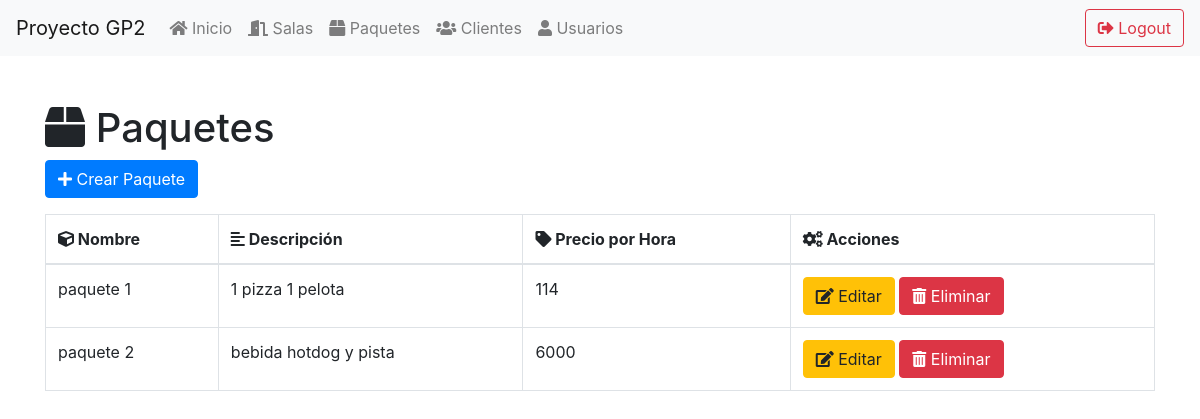
Page /index.php/paquetes on the earlier database version.
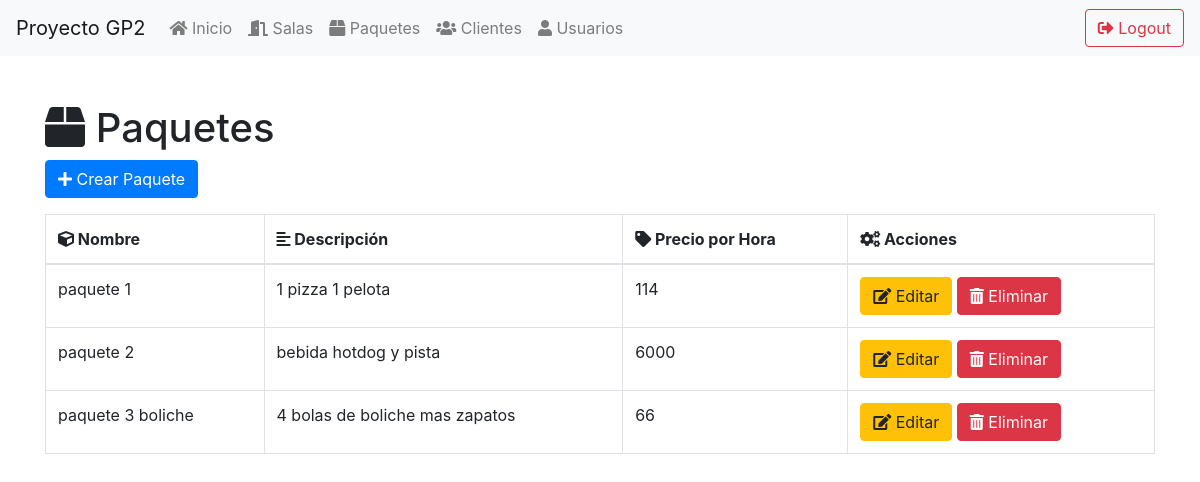
Same page on the later database version.
### tables this page shows
CREATE TABLE paquetes (
    id INTEGER PRIMARY KEY AUTOINCREMENT,
    nombre TEXT NOT NULL,
    descripcion TEXT,
    precio_por_hora REAL
);

### application/controllers/Paquetes.php (called while the page is built, shortened)
<?php
class Paquetes extends CI_Controller {
    public function __construct()
    {
        $this->load->model('Paquetes_model');
        $this->load->library('form_validation');
    }
    public function index()
    {
        $data['paquetes'] = $this->Paquetes_model->get_all_paquetes();
        $this->load->view('paquetes/index', $data);
    }
}

### index.php (called while the page is built, shortened)
<?php
require_once BASEPATH.'core/CodeIgniter.php';

### application/models/Paquetes_model.php (called while the page is built, shortened)
<?php
class Paquetes_model extends CI_Model {
    public function get_all_paquetes()
    {
        $query = $this->db->get('paquetes');
        return $query->result_array();
    }
}

### application/views/paquetes/index.php (the view, shortened to what this page needs)
<!DOCTYPE html>
<html lang="es">
<head>
    <link rel="stylesheet" href="https://stackpath.bootstrapcdn.com/bootstrap/4.5.2/css/bootstrap.min.css">
    <link rel="stylesheet" href="https://cdnjs.cloudflare.com/ajax/libs/font-awesome/5.15.3/css/all.min.css">
</head>
<body>
    <div class="container">
        <h1 class="mt-5"><i class="fas fa-box"></i> Paquetes</h1>
        <a href="<?php echo site_url('paquetes/create'); ?>" class="btn btn-primary mb-3">
            <i class="fas fa-plus"></i> Crear Paquete
        </a>
        <table class="table table-bordered">
            <thead>
                <tr>
                    <th><i class="fas fa-cube"></i> Nombre</th>
                    <th><i class="fas fa-align-left"></i> Descripción</th>
                    <th><i class="fas fa-tag"></i> Precio por Hora</th>
                    <th><i class="fas fa-cogs"></i> Acciones</th>
                </tr>
            </thead>
            <tbody>
                <?php foreach ($paquetes as $paquete): ?>
                <tr>
                    <td><?php echo $paquete['nombre']; ?></td>
                    <td><?php echo $paquete['descripcion']; ?></td>
                    <td><?php echo $paquete['precio_por_hora']; ?></td>
                    <td>
                        <a href="<?php echo site_url('paquetes/edit/'.$paquete['id']); ?>" class="btn btn-warning">
                            <i class="fas fa-edit"></i> Editar
                        </a>
                        <a href="<?php echo site_url('paquetes/delete/'.$paquete['id']); ?>" class="btn btn-danger" onclick="return confirm('¿Está seguro de eliminar este paquete?');">
                            <i class="fas fa-trash-alt"></i> Eliminar
                        </a>
                    </td>
                </tr>
                <?php endforeach; ?>
            </tbody>
        </table>
    </div>
</body>
</html>

Differences in the rows shown:
added paquetes: nombre "paquete 3 boliche", descripcion "4 bolas de boliche mas zapatos", precio_por_hora "66"
